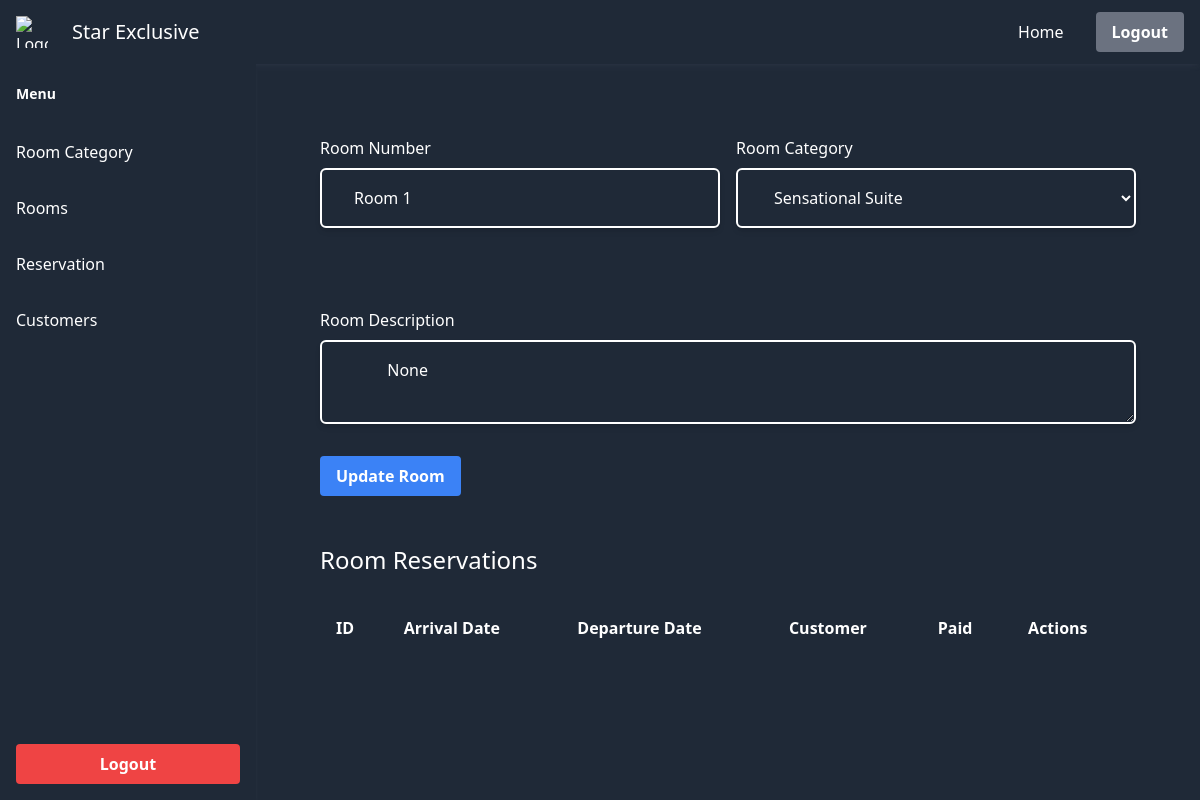
/rooms/1/, run on an earlier commit of the app's database.
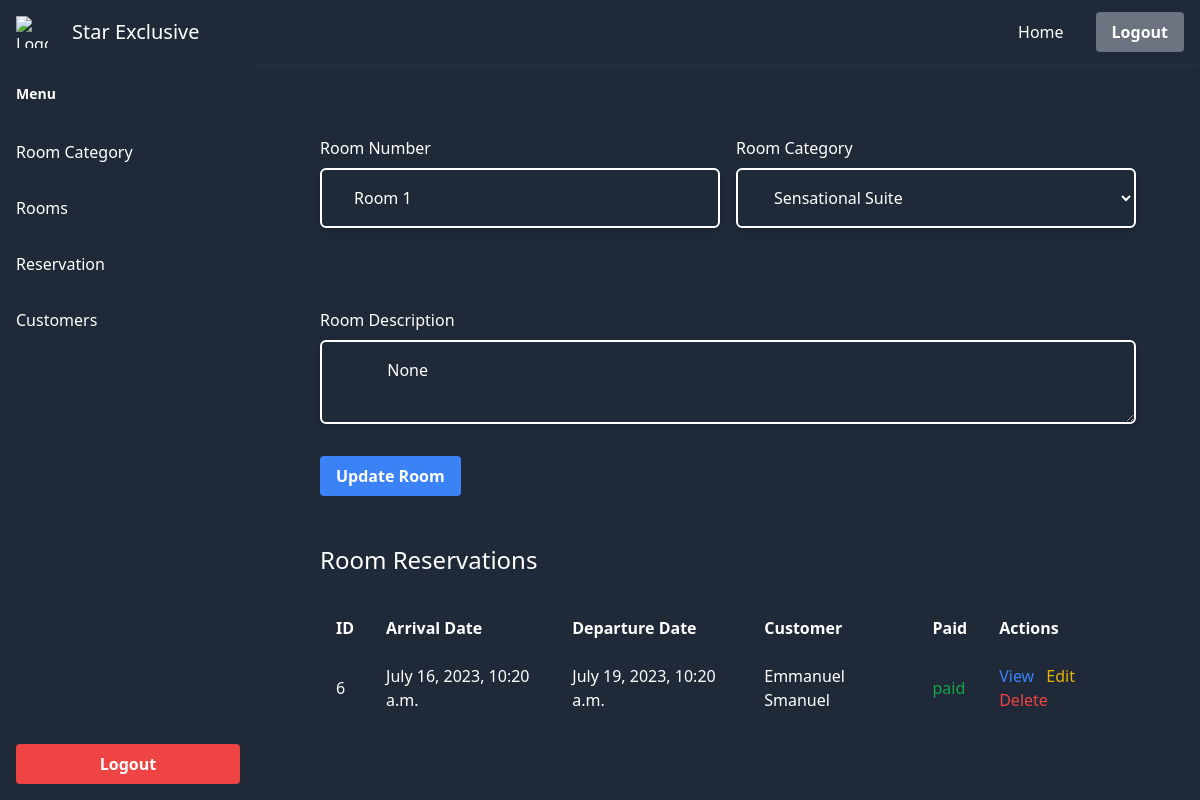
And on a later commit of the database.
### management/models.py (models this page shows, shortened)
class Reservation(models.Model):
    RESERVATION = "reseravtion"
    BOOKING = "booking"
    room = models.ForeignKey(
        Room, related_name="reservations", on_delete=models.CASCADE
    )
    customer = models.ForeignKey(
        Customer, on_delete=models.SET_NULL, null=True, related_name="reservations"
    )
    customer_raw = models.JSONField(null=True, blank=True, default=dict)
    reservation_type = models.CharField(
        max_length=25, choices=((RESERVATION, RESERVATION), (BOOKING, BOOKING))
    )
    arrival_date = models.DateTimeField()
    departure_date = models.DateTimeField()
    reservated_on = models.DateTimeField(auto_created=True, blank=True)
    stay = models.IntegerField(default=1)
    guest_count = models.IntegerField(
        default=1,
    )
    guests = models.JSONField(default=list, blank=True)
    customization_request = models.JSONField(default=dict, blank=True, null=True)
    paid = models.BooleanField(default=False)
    payment = models.OneToOneField(
        Payment,
        null=True,
        blank=True,
        on_delete=models.SET_NULL,
        related_name="reservation",
    )
    cancelled = models.BooleanField(default=False)
    cancelled_on = models.DateTimeField(blank=True, null=True)

class Customer(models.Model):
    first_name = models.CharField(max_length=25)
    last_name = models.CharField(max_length=25)
    id_type = models.CharField(max_length=255)
    id_number = models.CharField(max_length=25)
    email_address = models.CharField(max_length=255)
    phone_number = models.CharField(max_length=12)

### hsr_admin/views.py (the view, shortened to what this page needs)
# urls.py: path("rooms/<int:pk>/", views.view_room, name="view_room"),
def view_room(request: HttpRequest, pk):
    try:
        room = Room.objects.get(pk=pk)
        categories = RoomCategory.objects.all()
        return render(
            request,
            "hsr_admin/view_room.html",
            {
                "room": room,
                "reservations": room.reservations.all(),
                "categories": categories,
            },
        )
    except Room.DoesNotExist:
        return redirect("hsr_admin:room_list")

### management/models.py (called while the page is built)
    def __str__(self) -> str:
        return self.title

### hsr_admin/templates/hsr_admin/view_room.html (shortened to what this page needs)
{% extends 'hsr_admin/base.html' %}
{% block body %}
<form action="" method="post">
    <div class="px-6 lg:px-16 flex flex-col space-y-8">
        <div class="flex flex-col lg:flex-row justify-center lg:space-x-4 my-4">
            <div class="flex flex-col w-full">
                <label class="pt-8 mb-2 block" for="">Room Number</label>
                <input
                    class="bg-transparent border-white w-full shadow-md px-8 py-4 outline-none border-2 border-black/40 rounded-md hover:border-indigo-600"
                     name="room_number" value="{{room.number}}" />
            </div>
            <div class="flex flex-col w-full">
                <label class="pt-8 mb-2 block" for="">Room Category</label>
                <select
                    class="bg-transparent border-white w-full shadow-md px-8 py-4 outline-none border-2 border-black/40 rounded-md hover:border-indigo-600"
                    name="category" value="room.category.pk" id="">
                    {% for category in categories %}
                    <option value="{{category.pk}}">{{category}}</option>
                    {% endfor %}
                </select>
            </div>
        </div>
        <div class="flex flex-col">
            <label class="pt-8 mb-2 block" for="">Room Description</label>
            <textarea
            class="bg-transparent border-white w-full shadow-md px-8 py-4 outline-none border-2 border-black/40 rounded-md hover:border-indigo-600"
            name="description">
        {{room.description}}
    </textarea>
        </div>
        <div class="mb-6 block">
            <button class="bg-blue-500 hover:bg-blue-600 text-white font-semibold py-2 px-4 rounded">
                Update Room
            </button>
        </div>
    </div>
</form>
<div class="p-6 lg:px-16">
    <span class="block my-6 text-2xl">Room Reservations</span>
    <table class="min-w-full">
        <thead class="">
            <tr class="py-8">
                <th class="py-4 px-4  text-left">ID</th>
                <th class="py-4 px-4  text-left">Arrival Date</th>
                <th class="py-4 px-4  text-left">Departure Date</th>
                <th class="py-4 px-4  text-left">Customer</th>
                <th class="py-4 px-4  text-left">Paid</th>
                <th class="py-4 px-4  text-left">Actions</th>
            </tr>
        </thead>
        <tbody>
            {% for reservation in reservations %}
            <tr>
                <td class="py-2 px-4  text-left">{{ reservation.id }}</td>
                <td class="py-2 px-4  text-left">{{ reservation.arrival_date }}</td>
                <td class="py-2 px-4  text-left">{{ reservation.departure_date }}</td>
                <td class="py-2 px-4  text-left">{{ reservation.customer.first_name }} {{ reservation.customer.last_name}}</td>
                <td class="py-2 px-4  text-left">
                    {% if reservation.paid %}
                    <span class="text-green-600">paid</span>
                    {% else %}
                    <span>not paid</span>
                    {% endif %}
                </td>
                <td class="py-2 px-4  text-left">
                    <a href="{% url 'hsr_admin:view_reservation' reservation.id %}"
                        class="text-blue-500 hover:text-blue-700 mr-2">View</a>
                    <a href="" class="text-yellow-500 hover:text-yellow-700 mr-2">Edit</a>
                    <a href="{% url 'hsr_admin:delete_reservation' reservation.id %}"
                        class="text-red-500 hover:text-red-700">Delete</a>
                </td>
            </tr>
            {% endfor %}
        </tbody>
    </table>
</div>
{% endblock body %}

What changed in the data, as far as the page shows it:
added Reservation: id "6", arrival_date "July 16, 2023, 10:20 a.m.", departure_date "July 19, 2023, 10:20 a.m.", customer.first_name "Emmanuel", customer.last_name "Smanuel", paid "paid"
